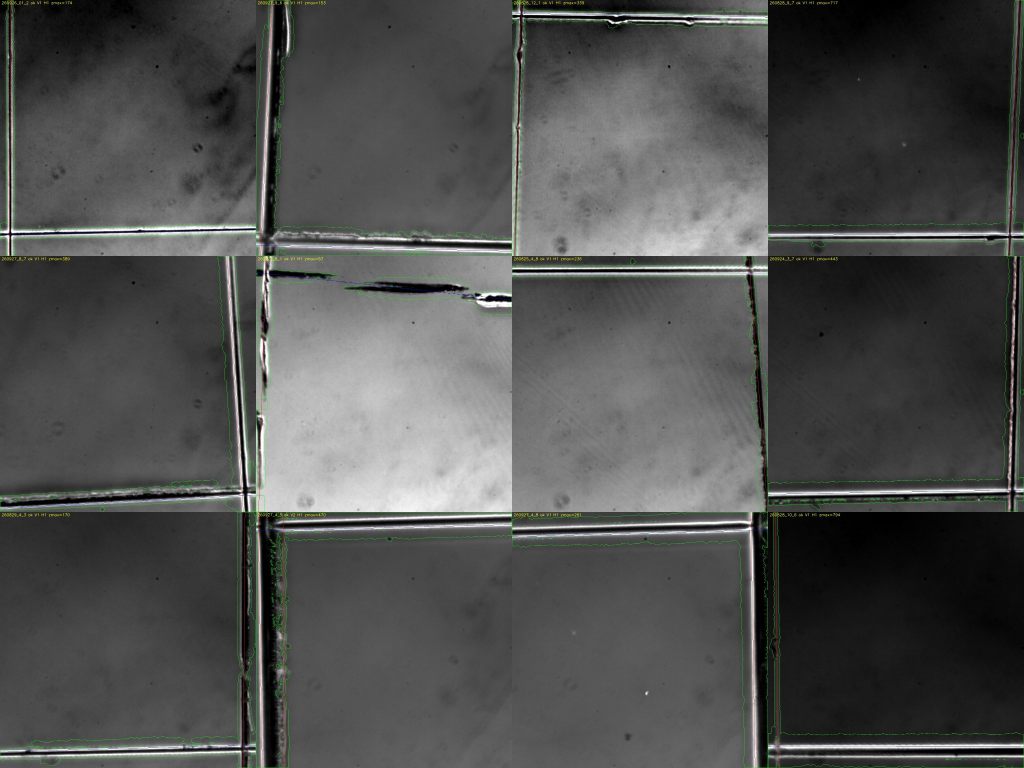
#> input picture data/results/v57_false_positive_facts_20261006/stepD/fig_D_overlay_random12.jpg, 2048 x 1536 px (shown at 1/2 size)
$ python -i v70_centers2.py   (imports and definitions only)
#> lines starting #> are read from the running program, lines starting #| are printed output that depends on the picture; after the words box and inside, x2 and y2 are one past the last pixel; in counts of white or black regions, pixels touching at a corner belong together
### field_level/v70_ledger_center_fit/v70_lib.py
"""v70 library: lattice model, per-pillar sub-pixel centers, physical index matching, current standard re-run.

New code only (existing versions untouched). The lattice-fit routine is adapted from v61 lattice_centers
(copied rather than imported so that importing does not create v61 output dirs).
"""
from __future__ import annotations
import sys
from pathlib import Path
ROOT = Path(__file__).resolve().parents[2]
sys.dont_write_bytecode = True
sys.path.insert(0, str(ROOT))
import numpy as np, cv2, tifffile
from scipy import ndimage, optimize
from scipy.spatial import cKDTree
from shared import registration as reg
from shared.lattice_indexing import lattice_from_fft, grid_coordinates
from shared.v2_registration_precision.refinement import register_refined
cv2.setNumThreads(1)
PITCH = 7.286
RAWPARENT = Path(r'W:\GoogleDrive\chuya2816')
STD = RAWPARENT / '5.解析結果_chu' / '20260928_digital_judgment_current_alignment'
CACHE = STD / 'tables' / 'cached_field_differences'
V57 = ROOT / 'data/results/v57_false_positive_facts_20261006'


def read(path):
    return tifffile.imread(path).astype(np.float32)


def contrast_plain(im):
    f = im.astype(np.float32) / 65535
    return f - cv2.GaussianBlur(f, (51, 51), 0)


def fit_lattice(im, guess=PITCH):
    """Frequency-refined hexagonal lattice with robust peak fit and optional quadratic distortion.
    Returns model (3x2: origin row then basis rows), quad (6x2 or None), info."""
    h, w = im.shape
    c = im - cv2.GaussianBlur(im, (51, 51), 0)
    win = np.outer(np.hanning(h), np.hanning(w))
    f = abs(np.fft.fftshift(np.fft.fft2(c * win)))
    fy = np.fft.fftshift(np.fft.fftfreq(h)); fx = np.fft.fftshift(np.fft.fftfreq(w))
    rad = np.hypot(fy[:, None], fx[None, :]); tg = 2 / (np.sqrt(3) * guess)
    cand = (ndimage.maximum_filter(f, 9) == f) & (rad > tg * .94) & (rad < tg * 1.06)
    iy, ix = np.where(cand); order = np.argsort(f[iy, ix])[::-1]; ks = []
    par = lambda a, b, c_: .5 * (a - c_) / (a - 2 * b + c_) if a - 2 * b + c_ != 0 else 0
    for n in order:
        y, x = iy[n], ix[n]
        k = np.array([fx[x] + par(f[y, x - 1], f[y, x], f[y, x + 1]) / w, fy[y] + par(f[y - 1, x], f[y, x], f[y + 1, x]) / h])
        if k[1] < 0 or any(abs(k @ q / np.linalg.norm(k) / np.linalg.norm(q)) > .8 for q in ks):
            continue
        ks.append(k)
        if len(ks) == 2:
            break
    if len(ks) < 2:
        raise ValueError('no reciprocal basis')
    yy = np.arange(0, h, 2); xx = np.arange(0, w, 2); cw = (c * win)[::2, ::2]

    def coef(k):
        return np.exp(-2j * np.pi * k[1] * yy) @ (cw @ np.exp(-2j * np.pi * k[0] * xx))
    ks = [optimize.minimize(lambda v: -abs(coef(v)) / 1e8, k, method='Nelder-Mead',
                            options={'xatol': 1e-9, 'fatol': 1e-6, 'maxiter': 100}).x for k in ks]
    phase = [np.angle(coef(k)) for k in ks]
    K = np.array(ks); B = np.linalg.inv(K)
    origin = np.linalg.solve(K, -np.array(phase) / (2 * np.pi))
    cc = cv2.GaussianBlur(c, (0, 0), .6)
    mx = (ndimage.maximum_filter(cc, 5) == cc) & (cc > np.percentile(cc, 60))
    y, x = np.where(mx); inside = (x > 30) & (x < w - 30) & (y > 30) & (y < h - 30); x = x[inside]; y = y[inside]
    dx = .5 * (cc[y, x - 1] - cc[y, x + 1]) / (cc[y, x - 1] - 2 * cc[y, x] + cc[y, x + 1] + 1e-12)
    dy = .5 * (cc[y - 1, x] - cc[y + 1, x]) / (cc[y - 1, x] - 2 * cc[y, x] + cc[y + 1, x] + 1e-12)
    pts = np.column_stack([x + np.clip(dx, -.5, .5), y + np.clip(dy, -.5, .5)])
    ids = np.rint((pts - origin) @ K.T).astype(int); design = np.column_stack([np.ones(len(ids)), ids])
    model = np.vstack([origin, B.T]); keep = np.linalg.norm(design @ model - pts, axis=1) < 1.7
    for _ in range(5):
        model = np.linalg.lstsq(design[keep], pts[keep], rcond=None)[0]
        err = np.linalg.norm(design @ model - pts, axis=1)
        keep = err < max(.4, min(1.2, 3 * np.median(err[keep])))
    nid = ids / 300.
    X = np.column_stack([design, nid[:, 0] ** 2, nid[:, 0] * nid[:, 1], nid[:, 1] ** 2])
    quad = np.linalg.lstsq(X[keep], pts[keep], rcond=None)[0]
    errq = np.linalg.norm(X @ quad - pts, axis=1)
    useq = np.median(errq[keep]) < .8 * np.median(err[keep]) and \
        np.percentile(np.linalg.norm(X[keep] @ quad - design[keep] @ model, axis=1), 95) < 1.0
    info = dict(pitch_px=float(np.mean(np.linalg.norm(model[1:], axis=1))), fitted_peaks=int(keep.sum()),
                residual_median_px=float(np.median((errq if useq else err)[keep])),
                residual95_px=float(np.percentile((errq if useq else err)[keep], 95)), quadratic=bool(useq))
    return model, (quad if useq else None), info


def lattice_pos(ids, model, quad):
    ids = np.asarray(ids); X = np.column_stack([np.ones(len(ids)), ids])
    if quad is None:
        return X @ model
    n = ids / 300.
    return np.column_stack([X, n[:, 0] ** 2, n[:, 0] * n[:, 1], n[:, 1] ** 2]) @ quad


def nodes_in_image(model, quad, w, h, margin=8):
    """All lattice nodes whose predicted position lies inside the image (margin px)."""
    corners = np.array([[0, 0], [w, 0], [0, h], [w, h]], float)
    co = (corners - model[0]) @ np.linalg.inv(model[1:])
    lo = np.floor(co.min(0)).astype(int) - 3; hi = np.ceil(co.max(0)).astype(int) + 3
    i, j = np.meshgrid(np.arange(lo[0], hi[0] + 1), np.arange(lo[1], hi[1] + 1), indexing='ij')
    ids = np.column_stack([i.ravel(), j.ravel()]); pos = lattice_pos(ids, model, quad)
    ok = (pos[:, 0] >= margin) & (pos[:, 0] < w - margin) & (pos[:, 1] >= margin) & (pos[:, 1] < h - margin)
    return ids[ok], pos[ok]


R = 3.0                      # support radius (px), provisional per request
HALF = 4
_DY, _DX = np.mgrid[-HALF:HALF + 1, -HALF:HALF + 1]
_DY = _DY.ravel().astype(np.float64); _DX = _DX.ravel().astype(np.float64)


def _patch(cb, p):
    """Bilinear samples (n,81) at p + offsets; also returns offset grids."""
    xs = p[:, 0][:, None] + _DX[None]; ys = p[:, 1][:, None] + _DY[None]
    v = ndimage.map_coordinates(cb, [ys.ravel(), xs.ravel()], order=1, mode='nearest').reshape(len(p), -1)
    return v


def fit_centers(cb, pred, iters=5, sigma_w=1.6):
    """Iterative Gaussian-weighted centroid (support radius 3 px) from the lattice prediction.
    Returns centers, amplitude (peak minus local 20th percentile), RMS width (per-axis sigma)."""
    p = pred.astype(np.float64).copy(); n = len(p)
    for it in range(iters + 1):
        v = _patch(cb, p)
        base = np.percentile(v, 20, axis=1)[:, None]
        r2 = _DX[None] ** 2 + _DY[None] ** 2
        wgt = np.maximum(v - base, 0) * np.exp(-r2 / (2 * sigma_w ** 2)) * (r2 <= R ** 2)
        s = wgt.sum(axis=1) + 1e-12
        if it == iters:
            break
        p[:, 0] += (wgt * _DX[None]).sum(axis=1) / s
        p[:, 1] += (wgt * _DY[None]).sum(axis=1) / s
    # unweighted-by-gaussian width estimate at final center within radius 3
    w2 = np.maximum(v - base, 0) * (r2 <= R ** 2)
    s2 = w2.sum(axis=1) + 1e-12
    mx = (w2 * _DX[None]).sum(axis=1) / s2; my = (w2 * _DY[None]).sum(axis=1) / s2
    var = ((w2 * ((_DX[None] - mx[:, None]) ** 2 + (_DY[None] - my[:, None]) ** 2)).sum(axis=1) / s2) / 2.0
    # remaining refinement using the un-weighted centroid mean offset (second-moment consistent)
    amp = v[:, 40] - base[:, 0]            # center sample (offset 0,0 is index 40 of 9x9)
    return p, amp, np.sqrt(np.maximum(var, 0))


# [10 lines left out: function center_fit_for_image, not called in this run]


# substitution criteria (provisional; the 'main' set is the reported one, others give sensitivity)
CRIT = {'main': dict(shift_max=0.25 * PITCH, amp_frac=0.30, wid_lo=0.4, wid_hi=2.2),
        'strict': dict(shift_max=0.15 * PITCH, amp_frac=0.45, wid_lo=0.5, wid_hi=2.0),
        'loose': dict(shift_max=0.35 * PITCH, amp_frac=0.15, wid_lo=0.3, wid_hi=2.6)}


# [33 lines left out: functions substituted, match_pre_post, standard_run, not called in this run]

### field_level/v70_ledger_center_fit/v70_centers2.py
"""v70 step A (revised): per-pillar centers with a smooth (cubic) lattice model, physical numbering by the
lattice-implied linear map (translation fixed from the registration at the image centre, checked against
non-periodic landmarks), local amplitude reference.  Output: fields2/<fid>.npz (+json).
usage: python v70_centers2.py [--pilot N] [--workers K]"""
from __future__ import annotations
import sys, json, time, traceback
from pathlib import Path
sys.dont_write_bytecode = True
HERE = Path(__file__).resolve().parent
sys.path.insert(0, str(HERE))
import numpy as np, pandas as pd
from scipy import ndimage
from scipy.spatial import cKDTree
import v70_lib as L
OUT = L.ROOT / 'data/results/v70_ledger_center_fit'
F1 = OUT / 'fields'; F2 = OUT / 'fields2'
W, H = 2048, 2044


def poly_terms(ids, deg=3):
    n = ids / 300.; i, j = n[:, 0], n[:, 1]
    cols = [i ** a * j ** b for a in range(deg + 1) for b in range(deg + 1 - a)]
    return np.column_stack(cols)


def local_aref(pos, amp, block=64):
    gx = np.clip((pos[:, 0] // block).astype(int), 0, W // block - 1); gy = np.clip((pos[:, 1] // block).astype(int), 0, H // block - 1)
    nb = (W // block) * (H // block + 1)
    cell = gy * (W // block) + gx
    order = np.argsort(cell); cs = cell[order]; a = amp[order]
    med = np.full((H // block + 1, W // block), np.nan)
    bounds = np.flatnonzero(np.diff(cs)) + 1
    for seg_c, seg in zip(np.split(cs, bounds), np.split(a, bounds)):
        if len(seg) >= 30:
            c = seg_c[0]; med[c // (W // block), c % (W // block)] = np.median(seg[seg > 0]) if (seg > 0).any() else np.nan
    glob = np.nanmedian(med) if np.isfinite(med).any() else 1.0
    med = np.where(np.isfinite(med), med, glob)
    # robust smoothing across blocks: median filter then bilinear sample at node position
    sm = ndimage.median_filter(med, size=3, mode='nearest')
    xs = pos[:, 0] / block - .5; ys = pos[:, 1] / block - .5
    return ndimage.map_coordinates(sm, [ys, xs], order=1, mode='nearest'), float(glob)


def centers_smooth(im):
    h, w = im.shape
    model, quad, info = L.fit_lattice(im)
    ids, pred_lin = L.nodes_in_image(model, quad, w, h)
    cb = L.contrast_plain(im)
    ctr, amp, wid = L.fit_centers(cb, pred_lin)
    pred = pred_lin
    for rnd in range(3):
        aloc, glob = local_aref(ctr, amp)
        good = (amp > 0.5 * aloc) & (np.linalg.norm(ctr - pred, axis=1) < 2.2)
        T = poly_terms(ids)
        sel = good.copy()
        for _ in range(3):
            coef = np.linalg.lstsq(T[sel], ctr[sel], rcond=None)[0]
            res = np.linalg.norm(ctr - T @ coef, axis=1)
            sel = good & (res < max(0.4, 3 * np.median(res[sel])))
        pred = T @ coef
        ctr, amp, wid = L.fit_centers(cb, pred, iters=4)
    aloc, glob = local_aref(ctr, amp)
    dist = np.linalg.norm(pred - pred_lin, axis=1)
    info.update(poly_vs_linear_median=float(np.median(dist)), poly_vs_linear_p95=float(np.percentile(dist, 95)), poly_vs_linear_max=float(dist.max()), poly_fit_nodes=int(sel.sum()),
                poly_resid_median=float(np.median(np.linalg.norm(ctr - pred, axis=1)[sel])))
    return dict(ids=ids, pred=pred, pred_lin=pred_lin, ctr=ctr, amp=amp, wid=wid, aloc=aloc, model=model, quad=quad, info=info)


CRIT2 = {'main': dict(shift_max=0.25 * L.PITCH, amp_frac=0.40),
         'strict': dict(shift_max=0.15 * L.PITCH, amp_frac=0.55),
         'loose': dict(shift_max=0.35 * L.PITCH, amp_frac=0.25)}


# [75 lines left out: functions sub_flags, one, main, not called in this run]


# [2 lines not run here, left out]

>>> import cv2
>>> picture = cv2.imread('../../data/results/v57_false_positive_facts_20261006/stepD/fig_D_overlay_random12.jpg', cv2.IMREAD_GRAYSCALE)
>>> result = centers_smooth(picture)
#> in fit_lattice, `c = im - cv2.GaussianBlur(im, (51, 51), 0)`:
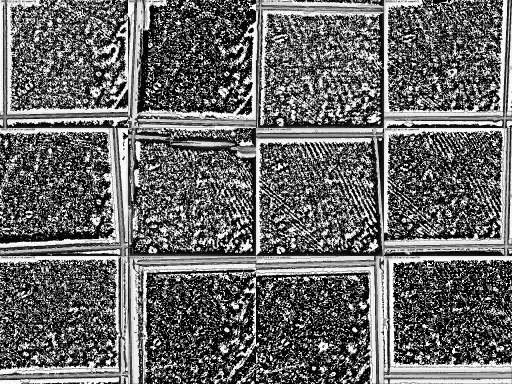
#> c: shape (1536, 2048) (shown at 1/4 size); min 0, max 255, mean 102.8
#> in fit_lattice, `cand = (ndimage.maximum_filter(f, 9) == f) & (rad > tg * .94) & (rad <..`:
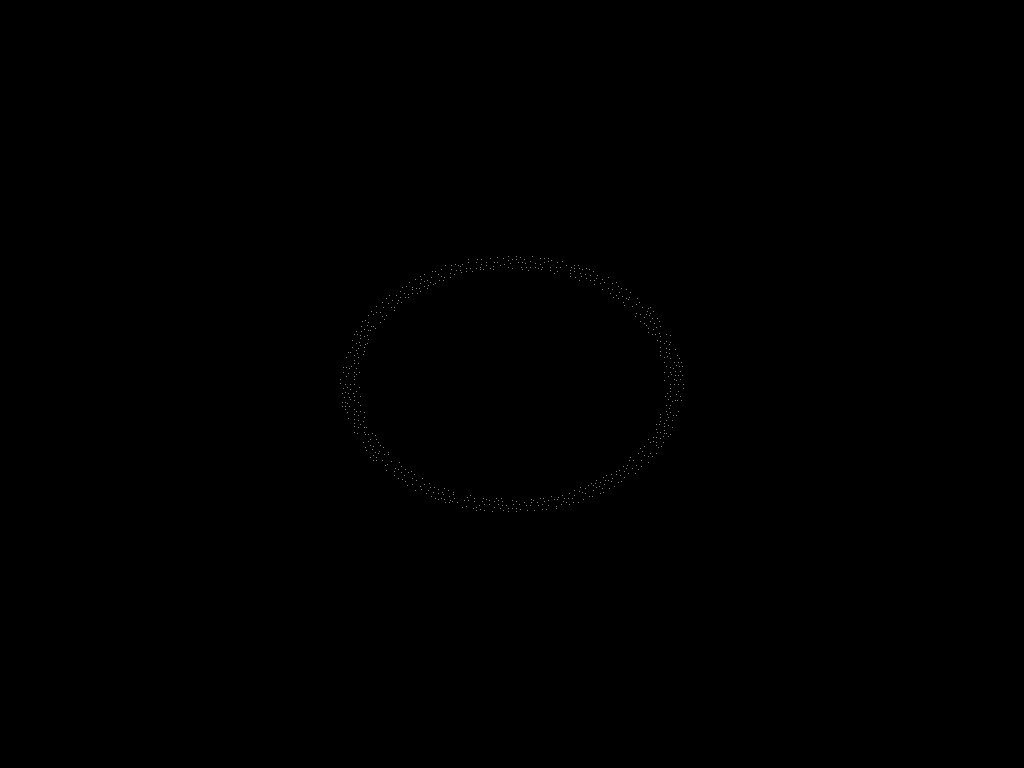
#> cand: shape (1536, 2048) bool (shown at 1/2 size); 0.02% white in thin lines or dots, all inside (x1, y1, x2, y2) = (681, 513, 1368, 1024)
#> in fit_lattice, `iy, ix = np.where(cand)`: iy = 652 values from 513 to 1023; ix = 652 values, max 1367 at index 329, min 681 at index 317, mean 1024
#> in fit_lattice, `order = np.argsort(f[iy, ix])[::-1]`: order = 652 values, max 651 at index 2, min 0 at index 3, mean 325.5
#> the loop in fit_lattice, `for n in order:` made 5 passes
#> (n, y, x, k) on passes 1 to 5: (602, 1002, 1032, [0.00404, 0.152]), (49, 534, 1016, [-0.00404, -0.152]), (651, 1023, 1032, [0.0039, 0.166]), (0, 513, 1016, [-0.0039, -0.166]), (326, 768, 1340, [0.154, 2.29e-06])
#> after the loop in fit_lattice, `for n in order:`: ks = [[0.00404, 0.152], [0.154, 2.29e-06]]
#> in fit_lattice, `cw = (c * win)[::2, ::2]`:
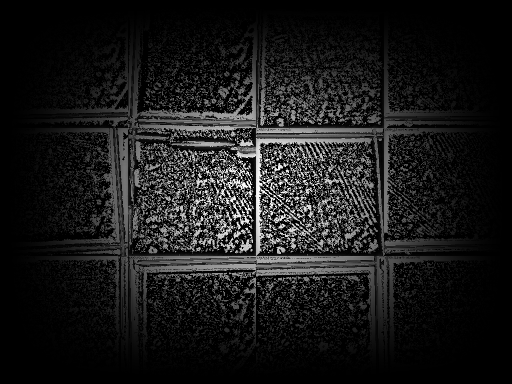
#> cw: shape (768, 1024) float64 (shown at 1/2 size); min 0, max 254.9, mean 26.3
#> in fit_lattice, `ks = [optimize.minimize(lambda v: -abs(coef(v)) / 1e8, k, method='Neld..`: ks = [[0.00412, 0.152], [0.158, 6.93e-05]]
#> in fit_lattice, `phase = [np.angle(coef(k)) for k in ks]`: phase = [1.72, -1.89]
#> in fit_lattice, `K = np.array(ks)`: K = [[0.00412, 0.152], [0.158, 6.93e-05]]
#> in fit_lattice, `B = np.linalg.inv(K)`: B = [[-0.00288, 6.32], [6.57, -0.171]]
#> in fit_lattice, `origin = np.linalg.solve(K, -np.array(phase) / (2 * np.pi))`: origin = [1.9, -1.85]
#> in fit_lattice, `mx = (ndimage.maximum_filter(cc, 5) == cc) & (cc > np.percentile(cc, 6..`:
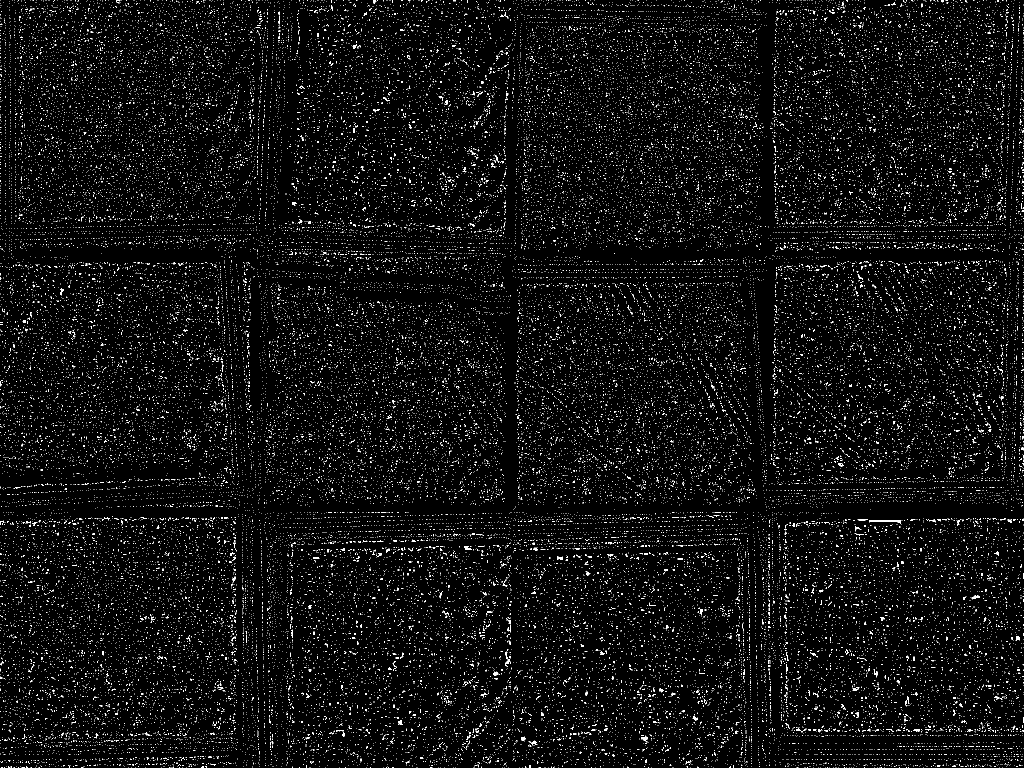
#> mx: shape (1536, 2048) bool (shown at 1/2 size); 3.7% white in thin lines or dots
#> in fit_lattice, `pts = np.column_stack([x + np.clip(dx, -.5, .5), y + np.clip(dy, -.5, ..`: pts = 107585 pairs, first value 31 to 2017.5, second value 31 to 1505.5
#> in fit_lattice, `ids = np.rint((pts - origin) @ K.T).astype(int)`: ids = 107585 pairs, first value 5 to 237, second value 5 to 319
#> in fit_lattice, `model = np.vstack([origin, B.T])`: model = [[1.9, -1.85], [-0.00288, 6.57], [6.32, -0.171]]
#> the loop in fit_lattice, `for _ in range(5):` made 5 passes
#> model on passes 1 to 5: [[1.92, -1.86], [-0.0029, 6.57], [6.32, -0.171]], [[1.93, -1.86], [-0.00292, 6.57], [6.32, -0.171]], [[1.95, -1.86], [-0.00297, 6.57], [6.32, -0.171]], [[1.97, -1.87], [-0.00303, 6.57], [6.32, -0.171]], [[1.99, -1.87], [-0.00308, 6.57], [6.32, -0.171]]
#> in fit_lattice, `nid = ids / 300.`: nid = 107585 pairs, first value 0.0167 to 0.79, second value 0.0167 to 1.06
#> in fit_lattice, `quad = np.linalg.lstsq(X[keep], pts[keep], rcond=None)[0]`: quad = [[2, -1.87], [-0.00287, 6.57], [6.32, -0.171], [-0.101, 0.12], [0.00915, -0.0468], [0.0237, -0.0232]]
#> in fit_lattice, `useq = np.median(errq[keep]) < .8 * np.median(err[keep]) and \ np.perc..`: useq = False
#> in fit_lattice, `info = dict(pitch_px=float(np.mean(np.linalg.norm(model[1:], axis=1)))..`: info = {'pitch_px': 6.45, 'fitted_peaks': 12192, 'residual_median_px': 0.852, 'residual95_px': 1.17, 'quadratic': False}
#> in centers_smooth, `model, quad, info = L.fit_lattice(im)`: model = [[1.99, -1.87], [-0.00308, 6.57], [6.32, -0.171]]
#> in nodes_in_image, `co = (corners - model[0]) @ np.linalg.inv(model[1:])`: co = [[0.276, -0.315], [8.7, 323.9], [234, -0.201], [242.4, 324]]
#> in nodes_in_image, `lo = np.floor(co.min(0)).astype(int) - 3`: lo = [-3, -4]
#> in nodes_in_image, `hi = np.ceil(co.max(0)).astype(int) + 3`: hi = [246, 328]
#> in nodes_in_image, `pos = lattice_pos(ids, model, quad)`: pos = 83250 pairs, first value -24.03 to 2073.8, second value -77.62 to 1615.6
#> in centers_smooth, `ids, pred_lin = L.nodes_in_image(model, quad, w, h)`: ids = 74340 pairs, first value 2 to 241, second value 1 to 322; pred_lin = 74340 pairs, first value 8 to 2035.8, second value 8 to 1528
#> in contrast_plain, `return f - cv2.GaussianBlur(f, (51, 51), 0)`:
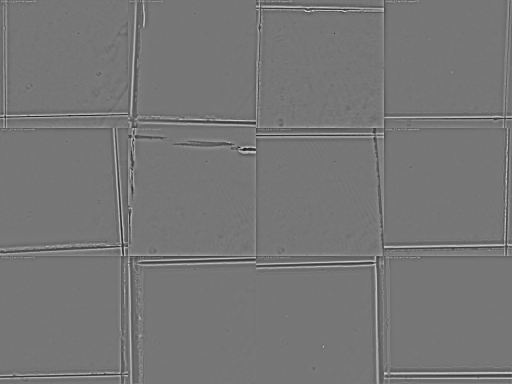
#> returned value: shape (1536, 2048) float32 (shown at 1/4 size); min -0.00258, max 0.00296, mean 8.48e-09; drawn with min black and max white
#> in fit_centers, `p = pred.astype(np.float64).copy()`: p has the same summary as pred_lin in centers_smooth
#> in fit_centers, `n = len(p)`: n = 74340
#> after the loop in fit_centers, `for it in range(iters + 1):`: p = 74340 pairs, first value 3.52 to 2039.9, second value 5.22 to 1532
#> in centers_smooth, `ctr, amp, wid = L.fit_centers(cb, pred_lin)`: ctr has the same summary as p in fit_centers
#> in centers_smooth, `pred = pred_lin`: pred has the same summary as pred_lin
#> the loop in centers_smooth, `for rnd in range(3):` made 3 passes
#> glob on passes 1 to 3: 3.93e-05, 3.76e-05, 3.75e-05
#> call 4 of local_aref, with pos = array of shape (74340, 2), amp = array of shape (74340,), block = 64
#> in local_aref (call 4), `bounds = np.flatnonzero(np.diff(cs)) + 1`: bounds = 767 values from 82 to 74263
#> after the loop in local_aref (call 4), `for seg_c, seg in zip(np.split(cs, bounds), np.split(a, bounds)):`:
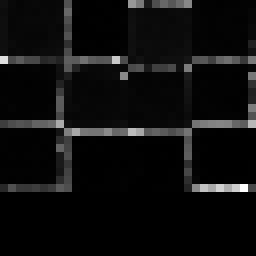
#> med: shape (32, 32) float64 (shown 8 times larger); 25% of the values are NaN or infinite; the others: min 1.38e-05, max 0.0015, mean 0.000128; drawn with min black, max white, NaN and infinite black
#> in local_aref (call 4), `glob = np.nanmedian(med) if np.isfinite(med).any() else 1.0`: glob = 3.72e-05
#> in local_aref (call 4), `sm = ndimage.median_filter(med, size=3, mode='nearest')`:
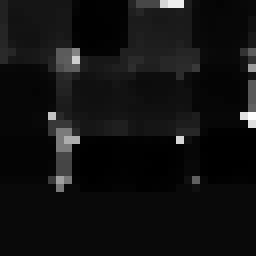
#> sm: shape (32, 32) float64 (shown 8 times larger); min 1.64e-05, max 0.000561, mean 5.32e-05; drawn with min black and max white
#> result = 10 items
